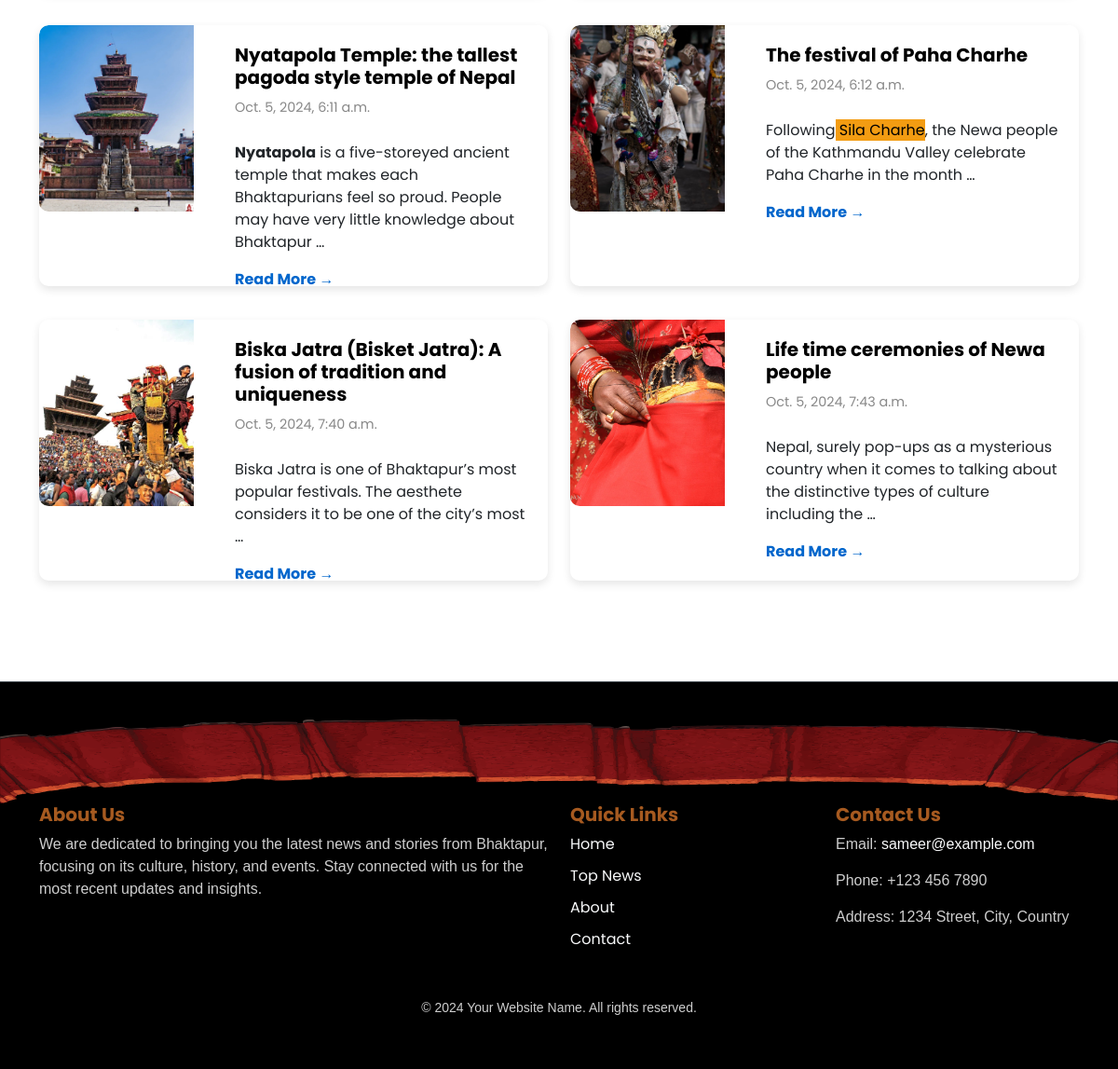
Before: /culture-tradition/ (lower part) with the older database file.
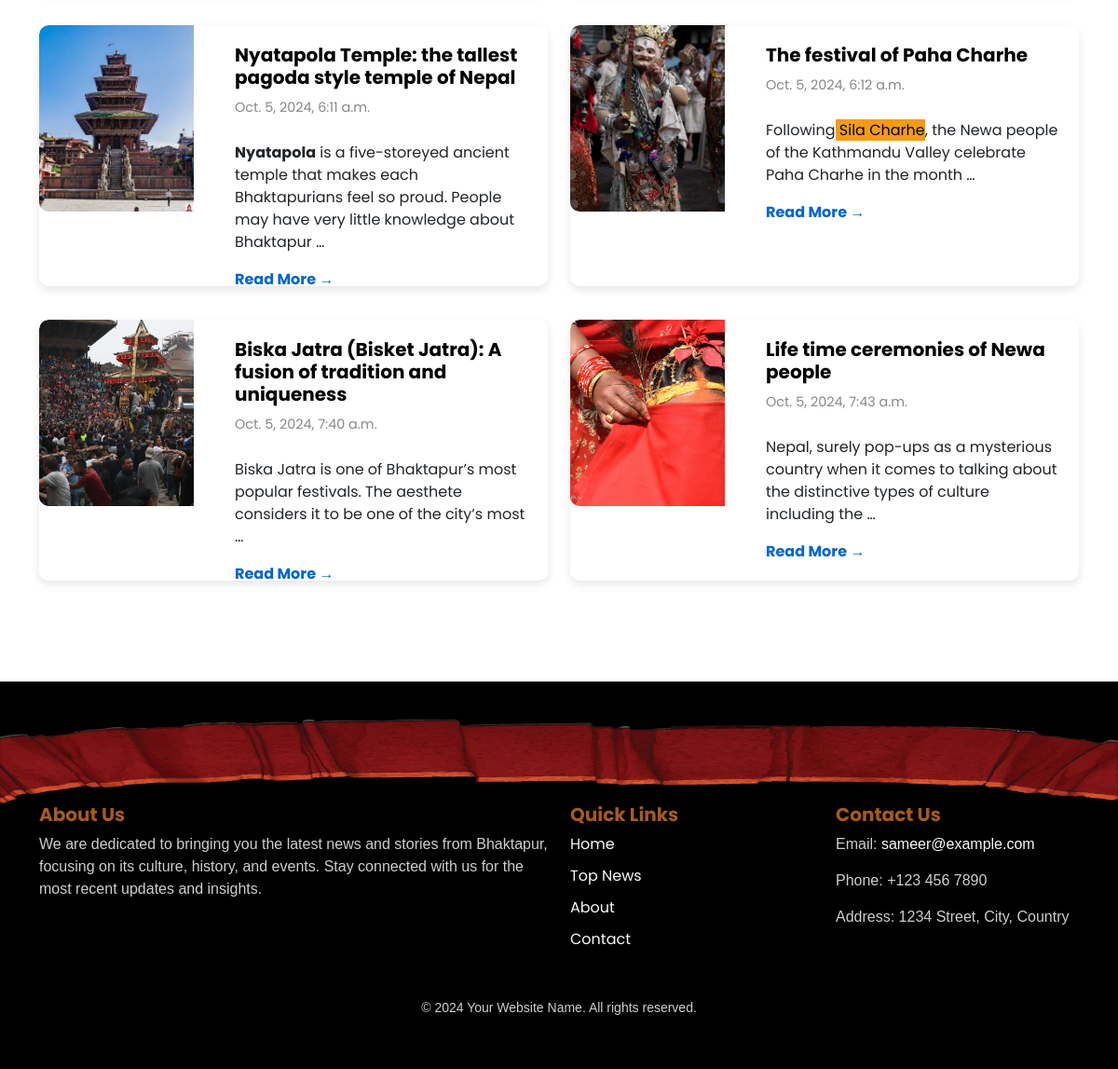
After: the same page with the newer database file.
### content/models.py (models this page shows, shortened)
class Content(models.Model):
    title = models.CharField(max_length=100)
    body =RichTextUploadingField()
    category = models.ForeignKey(Category, on_delete=models.CASCADE)
    date_created = models.DateTimeField(auto_now_add=True)
    image = models.ImageField(upload_to='culture',default=False)  # Custom upload path based on category

### mynews/views.py (the view)
# urls.py: path('culture-tradition/',views.culture_traditionDetails,name="culture_page"),
def culture_traditionDetails(request):
    category = Category.objects.get(name="Culture & Tradition")
    culture = Content.objects.filter(category=category)
    return render(request, 'pages/culture&trad.html', {'culture_data': culture})

### templates/pages/culture&trad.html (shortened to what this page needs)
{% include "components/navbar.html" %}
{% if culture_data %}
<div class="container category-section">
    <div class="row">
        {% for item in culture_data %}
        <div class="col-md-6 my-2 news-card">
            <div class="card horizontal-card">
                <div class="row no-gutters">
                    <div class="col-md-4">
                        <img src="{{item.image.url}}" class="card-img-left" alt="Job Image">
                    </div>
                    <div class="col-md-8 ">
                        <div class="card-body">
                            <h5 class="card-title"><a href="/details/{{item.id}}">{{ item.title }}</a></h5>
                            <p class="card-date">{{ item.date_created }}</p>
                            <p class="card-text">{{ item.body | truncatewords:20|safe }}</p>
                            <a href="/details/{{item.id}}" class="btn-read-more">Read More <span>&#x2192;</span></a>
                        </div>
                    </div>
                </div>
            </div>
        </div>
        {% endfor %}
    </div>
</div>
{% endif %}
{% include "components/footer.html" %}

Changed rows visible on the page:
changed Content "Biska Jatra (Bisket Jatra): A fusion of tradition and uniqueness": image: a different picture
